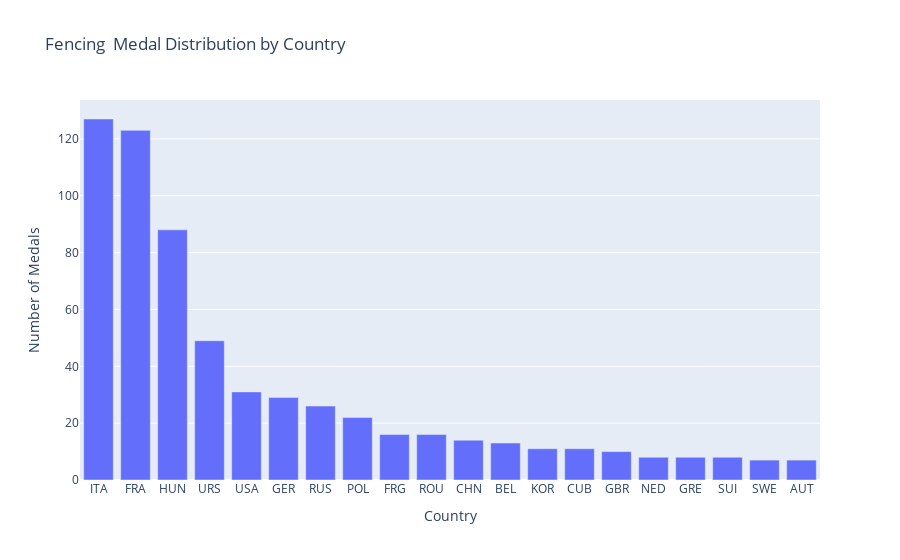

The notebook cell saved with this chart:
### Markdown cell above
1900–1920 – Uppbyggnadsperiod
Italien har en lång fäktningstradition, men sporten är ännu inte centraliserad nationellt. Träningen sker i lokala fäktskolor och militära akademier, och framgångarna beror främst på individuella mästare snarare än på ett enhetligt system.

1920–1936 – Den stora guldåldern
Under denna period exploderar Italiens OS-framgångar i fäktning. Fascistregimen använder idrott som propaganda och investerar tungt i elitverksamhet. Fäktning prioriteras särskilt eftersom sporten symboliserar disciplin, tradition, kontroll och militär precision, ideal som regimen vill förknippas med.
På 1920- och 30-talet byggs specialiserade träningscenter, fäktning integreras i militär och polis, och italienska tränare utvecklar moderna tekniker som blir internationell standard. Resultatet är att Italien blir världsledande inom framför allt florett och sabel, med flera OS som domineras av italienska fäktare.

1948–1960 – Efterkrigsåterhämtning
Efter andra världskriget faller regimen, men fäktningens struktur finns kvar. Italien har fortfarande ett av världens bästa träningssystem, och nya talangfulla generationer växer fram. Fäktningen stabiliseras på en hög nivå, med återkommande OS-medaljer och flera internationella stjärnor.

1960–1980 – Dipp under “Blyåren” och hård global konkurrens
Under gli anni di piombo  “Blyåren” drabbas Italien av terrorism, politisk extremism, ekonomisk instabilitet och social oro. Idrotten tappar resurser, särskilt individuella tekniska sporter som fäktning. Samtidigt ökar konkurrensen kraftigt: Sovjet, Ungern och andra öststater driver extremt välfinansierade elitprogram.
Italien går dessutom igenom en generationsväxling och saknar tillfälligt samma bredd som under storhetstiden. Tillsammans leder detta till en markant nedgång i OS-resultaten.

1980–Nutid – Modernisering och ny uppbyggnad
Från 1980-talet börjar Italien reformera sina fäktningsförbund och modernisera träningsmetoderna. Nya fäktskolor, förbättrade ungdomsprogram och mer professionell fysisk träning återuppbygger sportens nivå. Under slutet av 80-talet och 90-talet återvänder Italien till medaljtoppen i flera discipliner.

### Code cell
# Fäktning för alla länder
fencing_all = df[df["Sport"] == "Fencing"].copy()

fencing_all_unique_medals = (
    fencing_all[fencing_all["Medal"] != "None"]
    .drop_duplicates(subset=["Games", "Event", "Medal"])
)

medals_country = (
    fencing_all_unique_medals
    .groupby("NOC")["Medal"]
    .count()
    .reset_index()
    .sort_values("Medal", ascending=False)
)

px.bar(
    medals_country.head(20),
    x="NOC",
    y="Medal",
    title="Fencing  Medal Distribution by Country",
    labels={"NOC": "Country", "Medal": "Number of Medals"}
).show()

### Figure 1 — Plotly figure (JSON) as saved in the notebook; plotly's stock layout.template omitted (floating-point values rounded to 4 significant figures)
{"data": [{"hovertemplate": "Country=%{x}<br>Number of Medals=%{y}<extra></extra>", "legendgroup": "", "marker": {"color": "#636efa", "pattern": {"shape": ""}}, "name": "", "orientation": "v", "showlegend": false, "textposition": "auto", "type": "bar", "x": ["ITA", "FRA", "HUN", "URS", "USA", "GER", "RUS", "POL", "FRG", "ROU", "CHN", "BEL", "KOR", "CUB", "GBR", "NED", "GRE", "SUI", "SWE", "AUT"], "xaxis": "x", "y": [127, 123, 88, 49, 31, 29, 26, 22, 16, 16, 14, 13, 11, 11, 10, 8, 8, 8, 7, 7], "yaxis": "y"}], "layout": {"barmode": "relative", "legend": {"tracegroupgap": 0}, "title": {"text": "Fencing  Medal Distribution by Country"}, "xaxis": {"anchor": "y", "domain": [0, 1], "title": {"text": "Country"}}, "yaxis": {"anchor": "x", "domain": [0, 1], "title": {"text": "Number of Medals"}}}}
